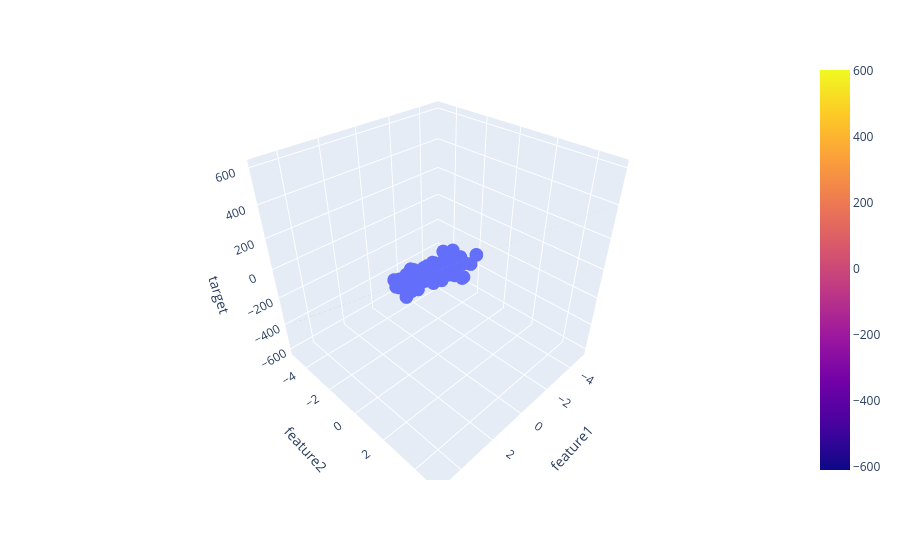

Write notebook code for a chart like this one.
### Code cell
x = np.linspace(-5, 5, 10)
y = np.linspace(-5, 5, 10)

xgrid, ygrid = np.meshgrid(x, y)

# FIX: correct shape
final = np.column_stack((xgrid.ravel(), ygrid.ravel()))

z_final = lr.predict(final).reshape(10, 10)

fig = px.scatter_3d(df, x='feature1', y='feature2', z='target')
fig.add_surface(x=xgrid, y=ygrid, z=z_final)
fig.show()
